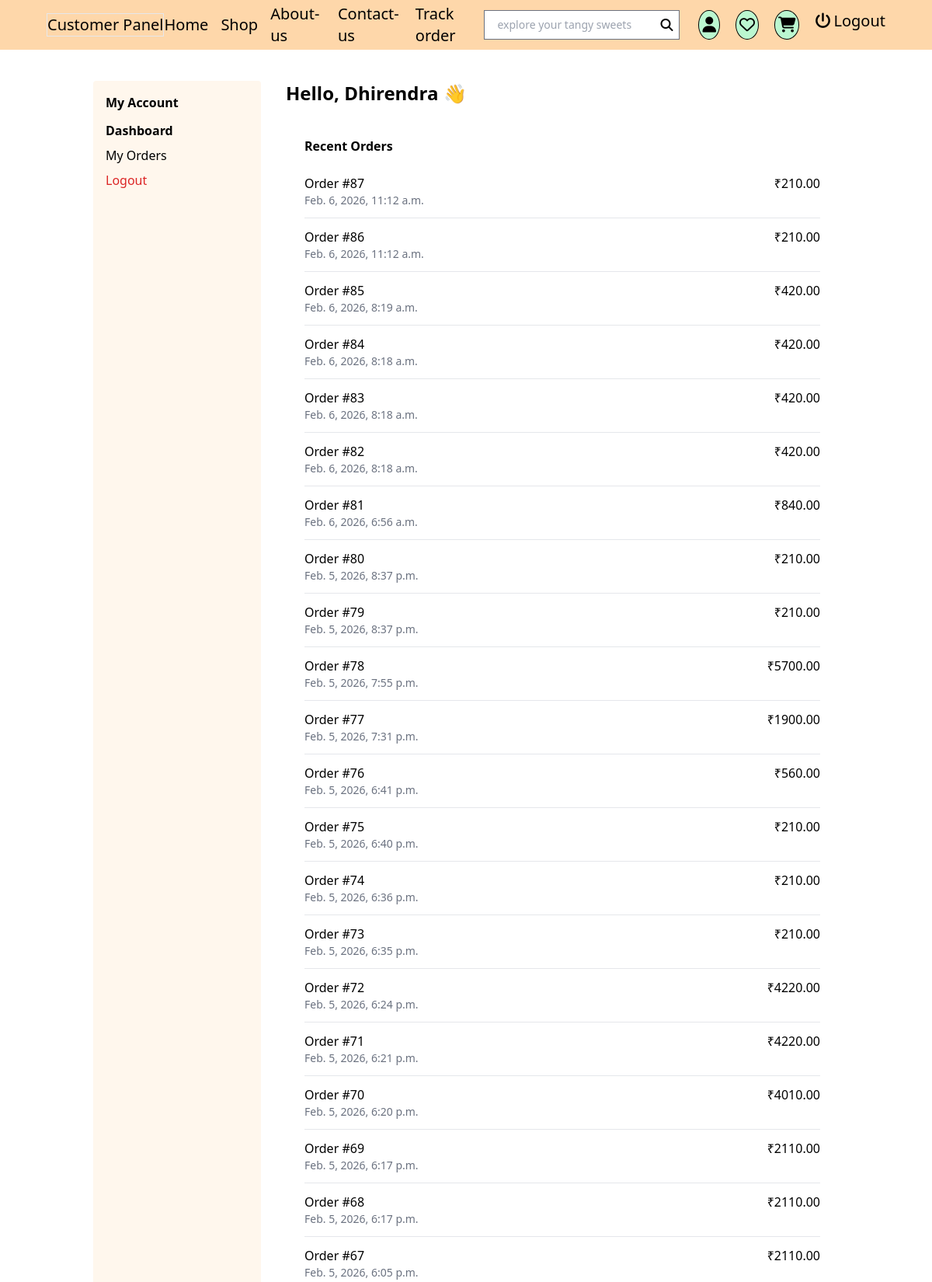
The page /customer/profile/ (signed in, upper part) on the database its author committed.
### eshop/models.py (models this page shows, shortened)
class User(AbstractUser):
    email=models.EmailField(unique=True)
    mobile_no=models.CharField(max_length=10,unique=True,null=True,blank=True)
    profile_pic = models.ImageField(upload_to="profile_pic/", null=True, blank=True)

class Order(models.Model):
    STATUS_CHOICES=[
        ("pending","Pending"),
        ("paid","Paid"),
        ("shipped","Shipped"),
        ("delivered","Delivered"),
        ("cancelled","Cancelled"),
    ]
    user = models.ForeignKey(User,on_delete=models.CASCADE,related_name="orders")
    address=models.ForeignKey(Address,on_delete=models.SET_NULL,null=True,blank=True,related_name="orders")
    coupon=models.ForeignKey(Coupon,on_delete=models.SET_NULL,null=True,blank=True)
    status=models.CharField(max_length=20,choices=STATUS_CHOICES,default="pending")
    total_price=models.DecimalField(max_digits=10,decimal_places=2,default=0)
    discount_price=models.DecimalField(max_digits=10,decimal_places=2,default=0)
    final_price=models.DecimalField(max_digits=10,decimal_places=2,default=0)
    created_at=models.DateTimeField(auto_now_add=True)
    razorpay_order_id=models.CharField(max_length=255,blank=True,null=True)
    razorpay_payment_id=models.CharField(max_length=255,blank=True,null=True)

### eshop/customerviews.py (the view)
# urls.py: path("customer/profile/",profile_dashboard,name="profile"),
def profile_dashboard(request):
    orders=Order.objects.filter(user=request.user).order_by("-id")
    addresses=Address.objects.filter(user=request.user)
    return render(request,"customer/profile/mydashboard.html",{"orders":orders,"addresses":addresses})

### eshop/templates/customer/profile/mydashboard.html (shortened to what this page needs)
{% extends "customer/customerbase.html" %}
{% block content %}
<div class="px-[10%] mt-10 grid grid-cols-1 md:grid-cols-4 gap-8">
    <div class="bg-orange-50 p-4 rounded">
        <h2 class="font-bold mb-3">My Account</h2>
        <ul class="space-y-2">
            <li><a href="{% url 'profile' %}" class="font-semibold">Dashboard</a></li>
            <li><a href="{% url 'my_orders' %}">My Orders</a></li>
            <li><a href="{% url 'logout' %}" class="text-red-600">Logout</a></li>
        </ul>
    </div>
    <div class="md:col-span-3">
        <h2 class="text-2xl font-bold mb-4">
            Hello, {{ request.user.username }} 👋
        </h2>
        <div class="bg-white p-6 rounded mb-6">
            <h3 class="font-bold mb-3">Recent Orders</h3>
            {% for order in orders %}
                <div class="border-b py-3 flex justify-between">
                    <div>
                        <p>Order #{{ order.id }}</p>
                        <p class="text-sm text-gray-500">{{ order.created_at }}</p>
                    </div>
                    <div>
                        ₹{{ order.final_price }}
                    </div>
                </div>
            {% empty %}
                <p>No orders yet</p>
            {% endfor %}
        </div>
    </div>
</div>
{% endblock %}

### rows shown on the page
User: user.username "Dhirendra"
Order: id "87", created_at "Feb. 6, 2026, 11:12 a.m.", final_price "210.00"
Order: id "86", created_at "Feb. 6, 2026, 11:12 a.m.", final_price "210.00"
Order: id "85", created_at "Feb. 6, 2026, 8:19 a.m.", final_price "420.00"
Order: id "84", created_at "Feb. 6, 2026, 8:18 a.m.", final_price "420.00"
Order: id "83", created_at "Feb. 6, 2026, 8:18 a.m.", final_price "420.00"
Order: id "82", created_at "Feb. 6, 2026, 8:18 a.m.", final_price "420.00"
Order: id "81", created_at "Feb. 6, 2026, 6:56 a.m.", final_price "840.00"
Order: id "80", created_at "Feb. 5, 2026, 8:37 p.m.", final_price "210.00"
Order: id "79", created_at "Feb. 5, 2026, 8:37 p.m.", final_price "210.00"
Order: id "78", created_at "Feb. 5, 2026, 7:55 p.m.", final_price "5700.00"
Order: id "77", created_at "Feb. 5, 2026, 7:31 p.m.", final_price "1900.00"
Order: id "76", created_at "Feb. 5, 2026, 6:41 p.m.", final_price "560.00"
Order: id "75", created_at "Feb. 5, 2026, 6:40 p.m.", final_price "210.00"
Order: id "74", created_at "Feb. 5, 2026, 6:36 p.m.", final_price "210.00"
Order: id "73", created_at "Feb. 5, 2026, 6:35 p.m.", final_price "210.00"
Order: id "72", created_at "Feb. 5, 2026, 6:24 p.m.", final_price "4220.00"
Order: id "71", created_at "Feb. 5, 2026, 6:21 p.m.", final_price "4220.00"
Order: id "70", created_at "Feb. 5, 2026, 6:20 p.m.", final_price "4010.00"
Order: id "69", created_at "Feb. 5, 2026, 6:17 p.m.", final_price "2110.00"
Order: id "68", created_at "Feb. 5, 2026, 6:17 p.m.", final_price "2110.00"
Order: id "67", created_at "Feb. 5, 2026, 6:05 p.m.", final_price "2110.00"
